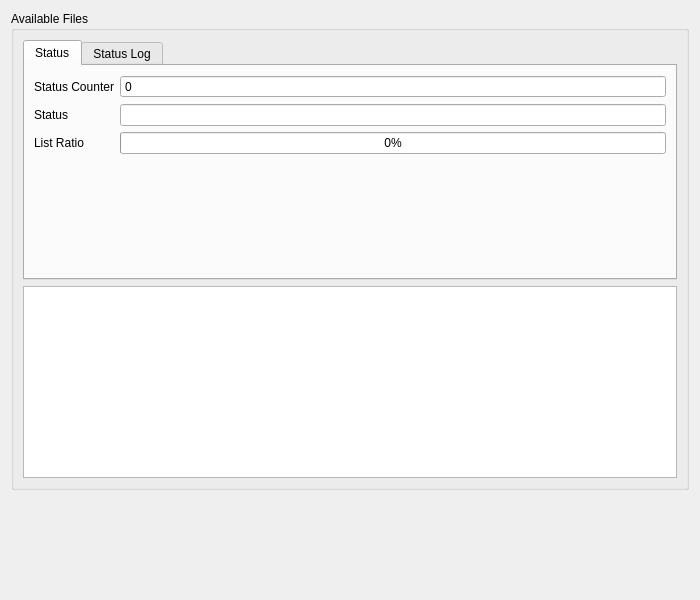
<?xml version="1.0" encoding="UTF-8"?>
<ui version="4.0">
 <author>Thomas Vogt</author>
 <class>Arinc615aDlaQt::OperatorDefinedDownloadOperationSelectFilesPage</class>
 <widget class="QWizardPage" name="Arinc615aDlaQt::OperatorDefinedDownloadOperationSelectFilesPage">
  <property name="geometry">
   <rect>
    <x>0</x>
    <y>0</y>
    <width>700</width>
    <height>600</height>
   </rect>
  </property>
  <property name="windowTitle">
   <string>WizardPage</string>
  </property>
  <property name="title">
   <string>Select Files</string>
  </property>
  <property name="subTitle">
   <string>Select Files of ARINC 615A Operator Defined Download Operation</string>
  </property>
  <layout class="QVBoxLayout" name="verticalLayout">
   <item>
    <widget class="QGroupBox" name="gbAvailableFiles">
     <property name="title">
      <string>Available Files</string>
     </property>
     <layout class="QVBoxLayout" name="verticalLayout_2">
      <item>
       <widget class="QTabWidget" name="gbStatus">
        <property name="currentIndex">
         <number>0</number>
        </property>
        <widget class="QWidget" name="statusPage">
         <attribute name="title">
          <string>Status</string>
         </attribute>
         <layout class="QFormLayout" name="formLayout_5">
          <item row="1" column="0">
           <widget class="QLabel" name="lblStatus">
            <property name="text">
             <string>Status</string>
            </property>
            <property name="buddy">
             <cstring>status</cstring>
            </property>
           </widget>
          </item>
          <item row="0" column="0">
           <widget class="QLabel" name="statusCounterLabel">
            <property name="text">
             <string>Status Counter</string>
            </property>
            <property name="buddy">
             <cstring>statusCounter</cstring>
            </property>
           </widget>
          </item>
          <item row="0" column="1">
           <widget class="QSpinBox" name="statusCounter">
            <property name="readOnly">
             <bool>true</bool>
            </property>
            <property name="buttonSymbols">
             <enum>QAbstractSpinBox::NoButtons</enum>
            </property>
           </widget>
          </item>
          <item row="2" column="0">
           <widget class="QLabel" name="lblListRatio">
            <property name="text">
             <string>List Ratio</string>
            </property>
           </widget>
          </item>
          <item row="2" column="1">
           <widget class="QProgressBar" name="listRatio">
            <property name="value">
             <number>0</number>
            </property>
           </widget>
          </item>
          <item row="1" column="1">
           <widget class="QLineEdit" name="status">
            <property name="sizePolicy">
             <sizepolicy hsizetype="Expanding" vsizetype="Fixed">
              <horstretch>1</horstretch>
              <verstretch>0</verstretch>
             </sizepolicy>
            </property>
            <property name="toolTip">
             <string>Status Code</string>
            </property>
            <property name="readOnly">
             <bool>true</bool>
            </property>
           </widget>
          </item>
         </layout>
        </widget>
        <widget class="QWidget" name="statusLogPage">
         <attribute name="title">
          <string>Status Log</string>
         </attribute>
         <layout class="QVBoxLayout" name="verticalLayout_3">
          <item>
           <widget class="QTableView" name="statusLog">
            <property name="sizePolicy">
             <sizepolicy hsizetype="Expanding" vsizetype="Expanding">
              <horstretch>2</horstretch>
              <verstretch>0</verstretch>
             </sizepolicy>
            </property>
            <property name="alternatingRowColors">
             <bool>true</bool>
            </property>
            <property name="selectionMode">
             <enum>QAbstractItemView::SingleSelection</enum>
            </property>
            <property name="selectionBehavior">
             <enum>QAbstractItemView::SelectRows</enum>
            </property>
            <attribute name="horizontalHeaderStretchLastSection">
             <bool>true</bool>
            </attribute>
            <attribute name="verticalHeaderVisible">
             <bool>false</bool>
            </attribute>
           </widget>
          </item>
         </layout>
        </widget>
       </widget>
      </item>
      <item>
       <widget class="QTableView" name="availableFiles">
        <property name="alternatingRowColors">
         <bool>true</bool>
        </property>
        <property name="selectionMode">
         <enum>QAbstractItemView::MultiSelection</enum>
        </property>
        <property name="selectionBehavior">
         <enum>QAbstractItemView::SelectRows</enum>
        </property>
        <attribute name="horizontalHeaderStretchLastSection">
         <bool>true</bool>
        </attribute>
        <attribute name="verticalHeaderVisible">
         <bool>false</bool>
        </attribute>
       </widget>
      </item>
     </layout>
    </widget>
   </item>
   <item>
    <spacer name="verticalSpacer">
     <property name="orientation">
      <enum>Qt::Vertical</enum>
     </property>
     <property name="sizeHint" stdset="0">
      <size>
       <width>20</width>
       <height>40</height>
      </size>
     </property>
    </spacer>
   </item>
  </layout>
 </widget>
 <tabstops>
  <tabstop>gbStatus</tabstop>
  <tabstop>statusCounter</tabstop>
  <tabstop>status</tabstop>
  <tabstop>availableFiles</tabstop>
  <tabstop>statusLog</tabstop>
 </tabstops>
 <resources/>
 <connections/>
</ui>
